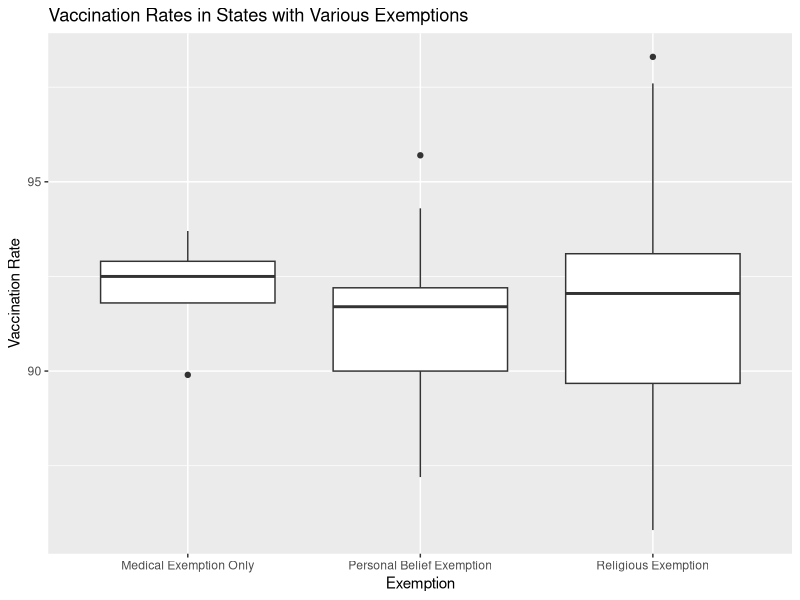

Recreate this plot in R.
## ---- chunk 1
library(tidyverse)
## ---- chunk 2
data <- read.csv(file = '../../data/vaccinationrate_and_exemption.csv')
spending_data_headers <- read.csv(file = '../../data/healthExpendituresState.csv', skip = 1, nrows = 1, as.is = TRUE)
spending_data = read.csv(file = '../../data/healthExpendituresState.csv', skip = 3, nrows = 51, as.is = TRUE)
colnames(spending_data) = spending_data_headers
spending_data$`Total Health Spending` = gsub("\\$", "", spending_data$`Total Health Spending`)
spending_data$`Total Health Spending` = as.numeric(gsub("\\,", "", spending_data$`Total Health Spending`))
spending_data <- spending_data %>% rename(
                    States = Location
)
population_data <- read.csv(file = '../../data/population_by_state.csv')
population_data <- population_data[order(population_data$States),]
population_data$Population = as.numeric(gsub("\\,", "", population_data$Population))
all_data <- merge(data, spending_data, by="States")
all_data <- merge(all_data, population_data, by="States")
all_data <- all_data %>% rename(VaxRate = `X.`)
all_data <- all_data %>% mutate(spending_per_capita = (`Total Health Spending`/Population)*1000000)
## ---- chunk 3
ggplot(all_data) +
  #geom_point(aes(x = Exemption, y=X.)) +
  geom_boxplot(aes(x = Exemption, y=VaxRate)) +
  ylab("Vaccination Rate") +
  ggtitle("Vaccination Rates in States with Various Exemptions")

## ---- chunk 4
model <- lm(VaxRate~spending_per_capita, data = all_data)
summary(model)
